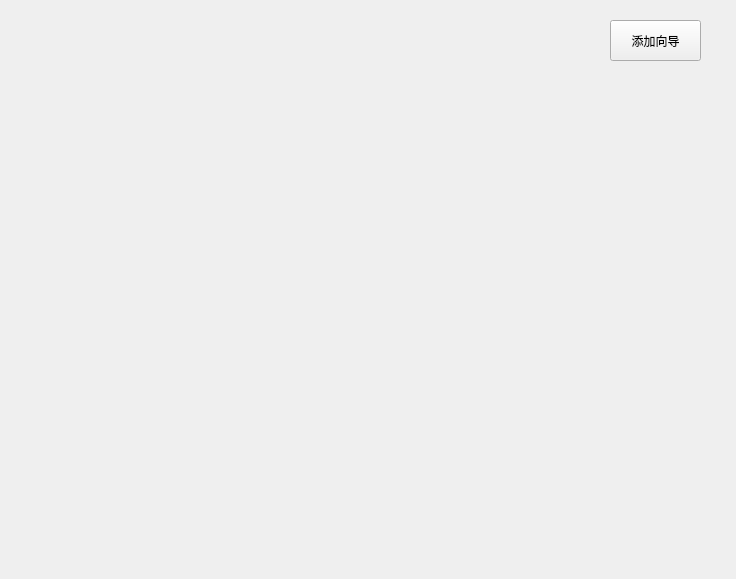
<?xml version="1.0" encoding="UTF-8"?>
<ui version="4.0">
 <class>MainWindow</class>
 <widget class="QMainWindow" name="MainWindow">
  <property name="geometry">
   <rect>
    <x>0</x>
    <y>0</y>
    <width>736</width>
    <height>579</height>
   </rect>
  </property>
  <property name="windowTitle">
   <string>MainWindow</string>
  </property>
  <widget class="QWidget" name="centralwidget">
   <widget class="QPushButton" name="con_add">
    <property name="geometry">
     <rect>
      <x>610</x>
      <y>20</y>
      <width>91</width>
      <height>41</height>
     </rect>
    </property>
    <property name="text">
     <string>添加向导</string>
    </property>
   </widget>
  </widget>
 </widget>
 <resources/>
 <connections/>
</ui>
